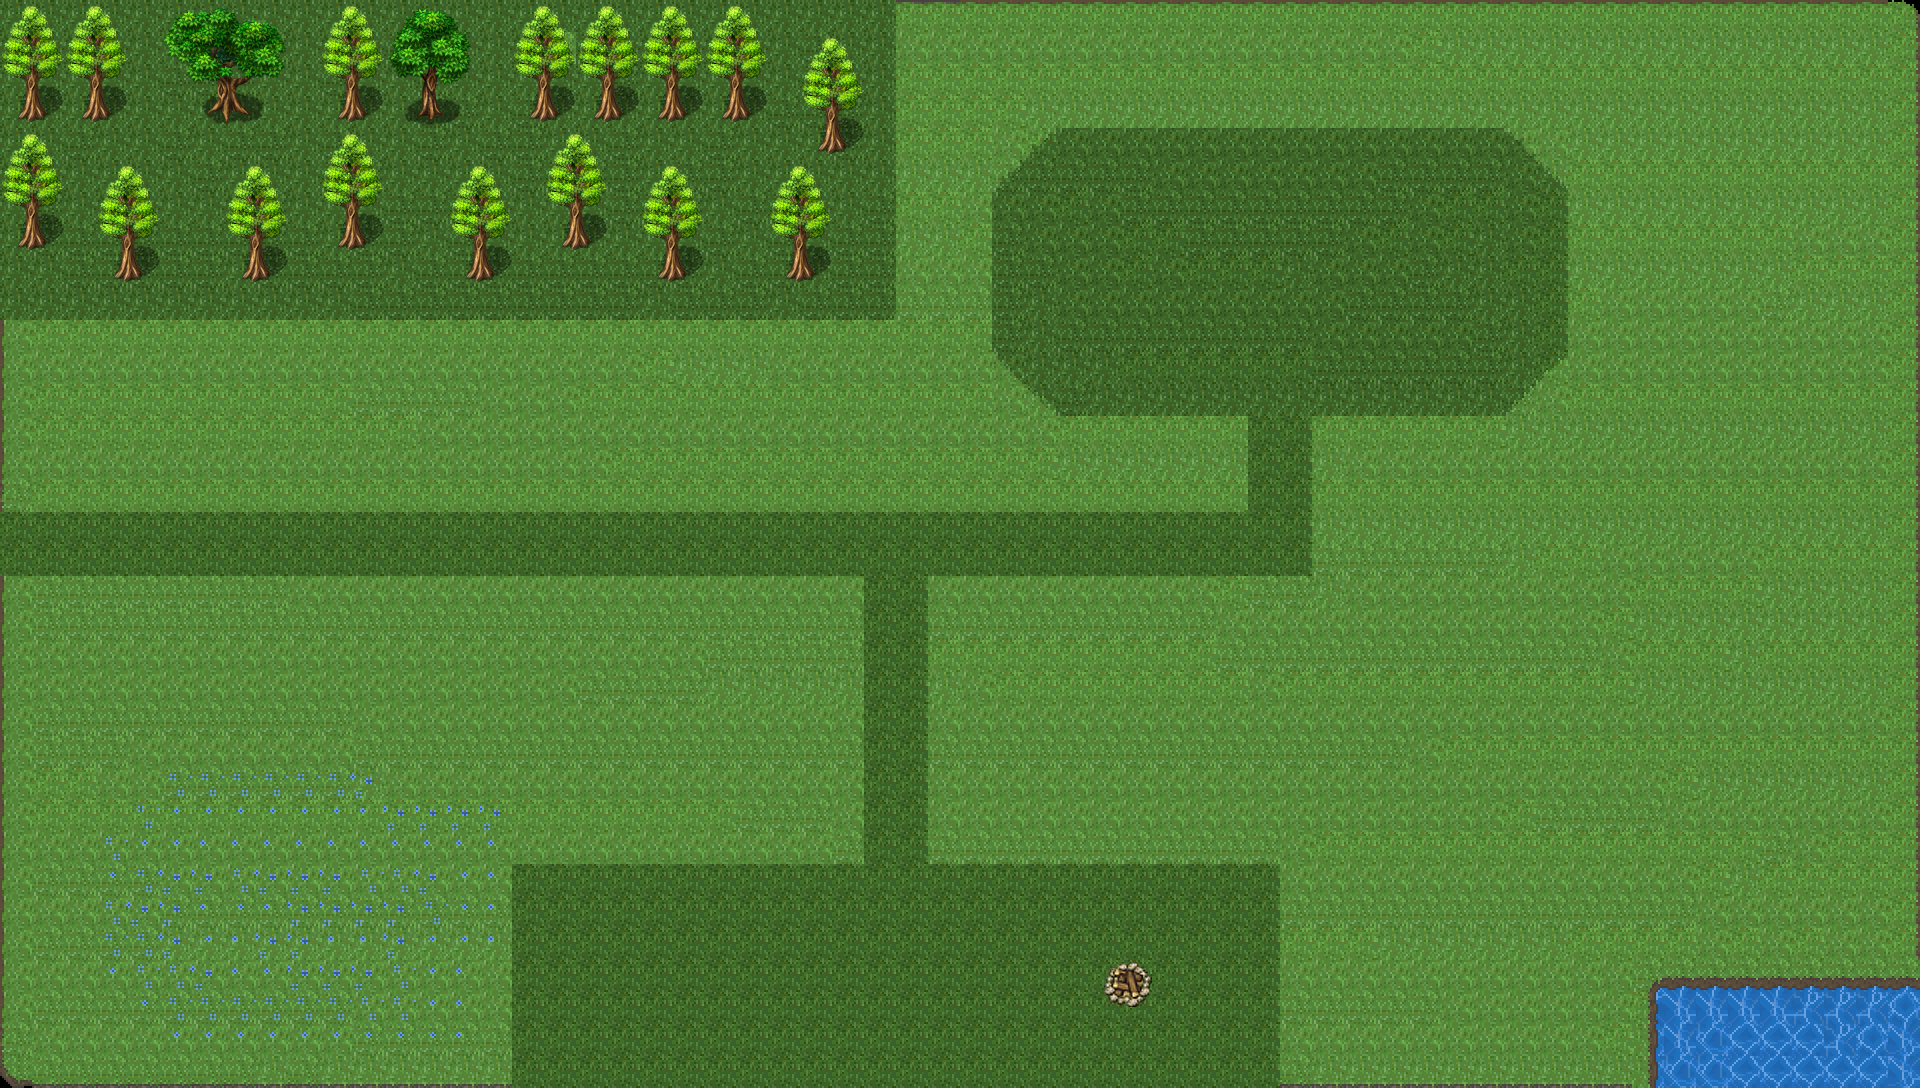

The image is a tile-based game level rendered from a .tmx file. Its description and source (layers, tilesets, objects; grid data summarised) follow:
An orthogonal 60x34 tile map with 32x32 px tiles, 2 tile layers (background, bacjground_2), 4 tilesets and 50 objects.

<map version="1.9" tiledversion="1.9.2" orientation="orthogonal" renderorder="right-down" width="60" height="34" tilewidth="32" tileheight="32" infinite="0" nextlayerid="5" nextobjectid="96">
 <tileset firstgid="1" source="location_3/ground_tile.tsx" />
 <tileset firstgid="785" source="location_3/house_tile.tsx" />
 <tileset firstgid="1361" source="location_3/les_tile.tsx" />
 <tileset firstgid="1617" source="location_3/skam_tile.tsx" />
 <layer id="1" name="background" width="60" height="34">
  <data>[2040 cells, 2040 non-empty, 40 distinct tile ids]</data>
 </layer>
 <layer id="3" name="bacjground_2" width="60" height="34">
  <data>[2040 cells, 278 non-empty, 45 distinct tile ids]</data>
 </layer>
 <objectgroup id="2" name="house_other">
  <object id="29" gid="1107" x="1088" y="224" width="43.4222" height="43.4222" />
  <object id="30" gid="1108" x="1131.42" y="224" width="43.4222" height="43.4222" />
  <object id="31" gid="1109" x="1174.84" y="224" width="43.4222" height="43.4222" />
  <object id="32" gid="1110" x="1218.27" y="224" width="43.4222" height="43.4222" />
  <object id="33" gid="1111" x="1261.69" y="224" width="43.4222" height="43.4222" />
  <object id="34" gid="1112" x="1305.11" y="224" width="43.4222" height="43.4222" />
  <object id="35" gid="1113" x="1348.53" y="224" width="43.4222" height="43.4222" />
  <object id="36" gid="1114" x="1391.96" y="224" width="43.4222" height="43.4222" />
  <object id="38" gid="1115" x="1435.38" y="224" width="43.4222" height="43.4222" />
  <object id="39" gid="1139" x="1435.38" y="267.422" width="43.4222" height="43.4222" />
  <object id="40" gid="1163" x="1435.38" y="310.844" width="43.4222" height="43.4222" />
  <object id="41" gid="1187" x="1435.38" y="354.267" width="43.4222" height="43.4222" />
  <object id="42" gid="1211" x="1435.38" y="397.689" width="43.4222" height="43.4222" />
  <object id="43" gid="1210" x="1391.96" y="397.689" width="43.4222" height="43.4222" />
  <object id="44" gid="1209" x="1348.53" y="397.689" width="43.4222" height="43.4222" />
  <object id="45" gid="1208" x="1305.11" y="397.689" width="43.4222" height="43.4222" />
  <object id="46" gid="1207" x="1261.69" y="397.689" width="43.4222" height="43.4222" />
  <object id="47" gid="1206" x="1218.27" y="397.689" width="43.4222" height="43.4222" />
  <object id="48" gid="1205" x="1174.84" y="397.689" width="43.4222" height="43.4222" />
  <object id="49" gid="1204" x="1131.42" y="397.689" width="43.4222" height="43.4222" />
  <object id="50" gid="1203" x="1088" y="397.689" width="43.4222" height="43.4222" />
  <object id="51" gid="1179" x="1088" y="354.267" width="43.4222" height="43.4222" />
  <object id="52" gid="1155" x="1088" y="310.844" width="43.4222" height="43.4222" />
  <object id="53" gid="1131" x="1088" y="267.422" width="43.4222" height="43.4222" />
  <object id="54" gid="1132" x="1131.42" y="267.422" width="43.4222" height="43.4222" />
  <object id="55" gid="1133" x="1174.84" y="267.422" width="43.4222" height="43.4222" />
  <object id="56" gid="1134" x="1218.27" y="267.422" width="43.4222" height="43.4222" />
  <object id="57" gid="1135" x="1261.69" y="267.422" width="43.4222" height="43.4222" />
  <object id="58" gid="1136" x="1305.11" y="267.422" width="43.4222" height="43.4222" />
  <object id="59" gid="1137" x="1348.53" y="267.422" width="43.4222" height="43.4222" />
  <object id="60" gid="1137" x="1391.96" y="267.422" width="43.4222" height="43.4222" />
  <object id="62" gid="1138" x="1391.96" y="267.422" width="43.4222" height="43.4222" />
  <object id="63" gid="1162" x="1391.96" y="310.844" width="43.4222" height="43.4222" />
  <object id="64" gid="1186" x="1391.96" y="354.267" width="43.4222" height="43.4222" />
  <object id="65" gid="1185" x="1348.53" y="354.267" width="43.4222" height="43.4222" />
  <object id="66" gid="1184" x="1305.11" y="354.267" width="43.4222" height="43.4222" />
  <object id="67" gid="1183" x="1261.69" y="354.267" width="43.4222" height="43.4222" />
  <object id="68" gid="1182" x="1218.27" y="354.267" width="43.4222" height="43.4222" />
  <object id="69" gid="1159" x="1261.69" y="310.844" width="43.4222" height="43.4222" />
  <object id="70" gid="1158" x="1218.27" y="310.844" width="43.4222" height="43.4222" />
  <object id="71" gid="1157" x="1174.84" y="310.844" width="43.4222" height="43.4222" />
  <object id="72" gid="1156" x="1131.42" y="310.844" width="43.4222" height="43.4222" />
  <object id="73" gid="1180" x="1131.42" y="354.267" width="43.4222" height="43.4222" />
  <object id="74" gid="1181" x="1174.84" y="354.267" width="43.4222" height="43.4222" />
  <object id="75" gid="1160" x="1305.11" y="310.844" width="43.4222" height="43.4222" />
  <object id="76" gid="1161" x="1348.53" y="310.844" width="43.4222" height="43.4222" />
  <object id="85" gid="1859" x="1120" y="960" width="32" height="32" />
  <object id="86" gid="1858" x="1088" y="960" width="32" height="32" />
  <object id="90" gid="1859" x="1152" y="992" width="32" height="32" rotation="90" />
  <object id="95" gid="1858" x="1152" y="960" width="32" height="32" rotation="90" />
 </objectgroup>
</map>
